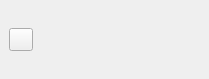
<?xml version="1.0" encoding="UTF-8"?>
<ui version="4.0">
 <class>MainWindow</class>
 <widget class="QMainWindow" name="MainWindow">
  <property name="geometry">
   <rect>
    <x>0</x>
    <y>0</y>
    <width>209</width>
    <height>79</height>
   </rect>
  </property>
  <property name="windowTitle">
   <string>ScreenshotButton Designer example</string>
  </property>
  <widget class="QWidget" name="centralwidget">
   <layout class="QHBoxLayout" name="horizontalLayout">
    <item>
     <widget class="ScreenshotButton" name="logbook_btn">
      <property name="toolTip">
       <string/>
      </property>
     </widget>
    </item>
    <item>
     <widget class="RbaButton" name="rbac">
      <property name="sizePolicy">
       <sizepolicy hsizetype="Ignored" vsizetype="Preferred">
        <horstretch>0</horstretch>
        <verstretch>0</verstretch>
       </sizepolicy>
      </property>
      <property name="toolTip">
       <string/>
      </property>
     </widget>
    </item>
   </layout>
  </widget>
 </widget>
 <customwidgets>
  <customwidget>
   <class>ScreenshotButton</class>
   <extends>QToolButton</extends>
   <header>accwidgets.screenshot</header>
  </customwidget>
  <customwidget>
   <class>RbaButton</class>
   <extends>QWidget</extends>
   <header>accwidgets.rbac</header>
  </customwidget>
 </customwidgets>
 <resources/>
 <connections/>
</ui>
